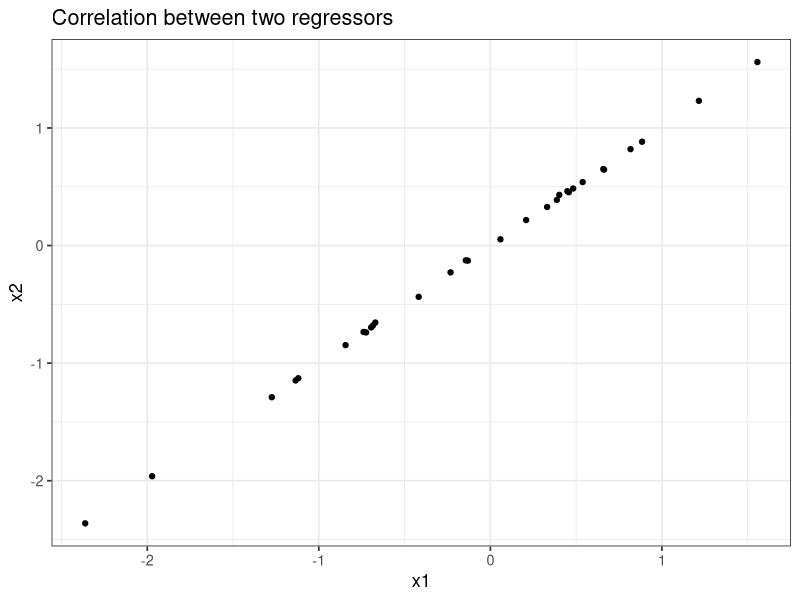

R code for this plot:
## ---- chunk 1
library(dplyr)
library(ggplot2)
library(MASS)
library(glmnet)
## ---- chunk 2
x1 = rnorm(30)
x2 = x1 + rnorm(30, sd = 0.01)
Y = rnorm(30, mean = 3 + x1 + x2)
## ---- chunk 3
OLS_model <- lm(Y ~ x1 + x2)
betas <- OLS_model$coefficients
summary(OLS_model)
## ---- chunk 4
ggplot(data = tibble(x1 = x1, x2 = x2)) +
  geom_point(mapping = aes(x = x1, y = x2)) +
  labs(title = "Correlation between two regressors") +
  theme_bw(base_size = 13)
## ---- chunk 5
RSS_true = sum((Y - 3 - x1 - x2)^2)
print(paste0("The RSS of the true model: ", RSS_true))
RSS_LS = sum(OLS_model$residuals^2)
print(paste0("The RSS of the LS model: ", RSS_LS))
## ---- chunk 6
Ridge_model <- lm.ridge(Y ~ x1 + x2, lambda = 1, model = TRUE)
betas_ridge <- coef(Ridge_model)
summary(Ridge_model)
## ---- chunk 7
OLS_model$coefficients
## ---- chunk 8
Ridge_model
## ---- chunk 9
data(Boston)
colnames(Boston)
## ---- chunk 10
Tdata = Boston[1:300,]
Cdata = Boston[301:506,]
X=as.matrix(Tdata[,1:13])
Y=Tdata[,14]
## ---- chunk 11
trainfit = glmnet(X, Y)
nx = as.matrix(Cdata[, 1:13])
ny = Cdata[, 14]
calibrate_mse = colMeans((predict(trainfit, newx = nx) - ny)^2)
lambda_star <- trainfit$lambda[which.min(calibrate_mse)]
## ---- chunk 12
betas_LASSO <- coef(trainfit, s = lambda_star)
betas_LASSO
## ---- chunk 13
OLS_model2 <- lm(medv ~ ., data = Boston)
betas2 <- OLS_model2$coefficients
summary(OLS_model2)
